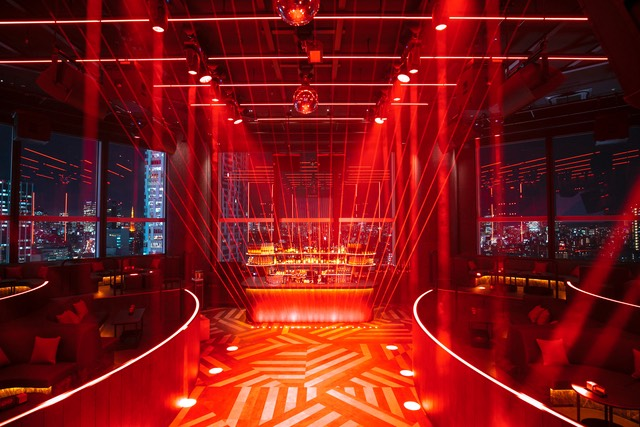
#> input picture assets/charity/venue/celavi_red.jpg, 640 x 427 px, found by its file name
$ python upscale_celavi_red.py
#> lines starting #> are read from the running program, lines starting #| are printed output that depends on the picture
#> in main, input_image is the input picture: PIL image 640x427 RGB; mean R, G, B 121.5, 24.6, 23.6
#!/usr/bin/env python3
"""Deterministically upscale and gently restore celavi_red.jpg."""

from pathlib import Path

import numpy as np
from PIL import Image, ImageEnhance, ImageFilter


INPUT_PATH = Path("in/celavi_red.jpg")
OUTPUT_PATH = Path("out/celavi_red_hq.jpg")
OUTPUT_SIZE = (2560, 1708)


def reduce_flat_dark_noise(image: Image.Image) -> Image.Image:
    """Blend a light blur only into locally flat areas, favoring shadows."""
    source = np.asarray(image, dtype=np.float32)
    luminance = np.asarray(image.convert("L"), dtype=np.float32)
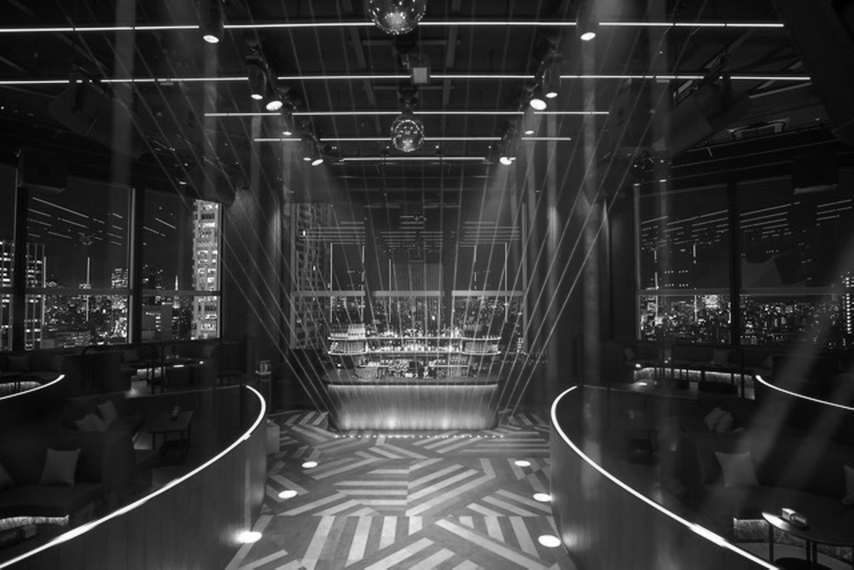
#> luminance: shape (1708, 2560) float32 (shown at 1/3 size); min 0, max 255, mean 53.6

    # A local min/max range is robust around strong red lighting: detailed and
    # edged areas have a wide range, while noisy flat areas remain relatively low.
    lum_image = Image.fromarray(luminance.astype(np.uint8))
    local_max = np.asarray(lum_image.filter(ImageFilter.MaxFilter(5)), dtype=np.float32)
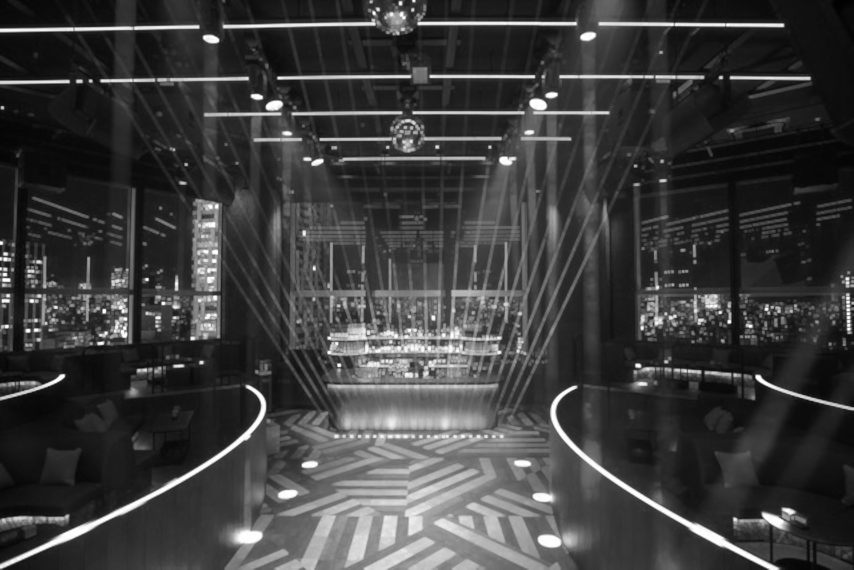
#> local_max: shape (1708, 2560) float32 (shown at 1/3 size); min 0, max 255, mean 61.8
    local_min = np.asarray(lum_image.filter(ImageFilter.MinFilter(5)), dtype=np.float32)
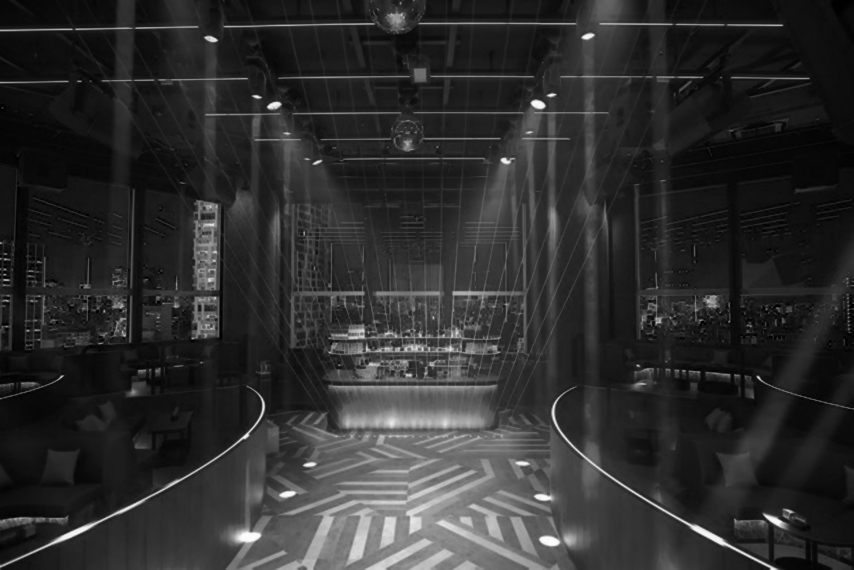
#> local_min: shape (1708, 2560) float32 (shown at 1/3 size); min 0, max 254, mean 46
    local_range = local_max - local_min
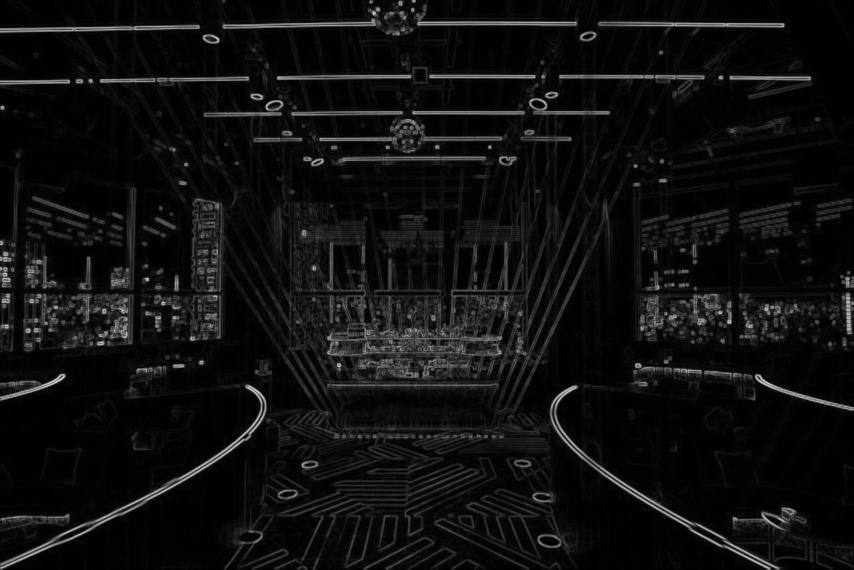
#> local_range: shape (1708, 2560) float32 (shown at 1/3 size); min 0, max 238, mean 15.8

    # Smooth transitions prevent visible denoising boundaries. At most 38% of a
    # 0.65 px Gaussian blur is used, so texture and architectural detail survive.
    flatness = np.clip((16.0 - local_range) / 12.0, 0.0, 1.0)
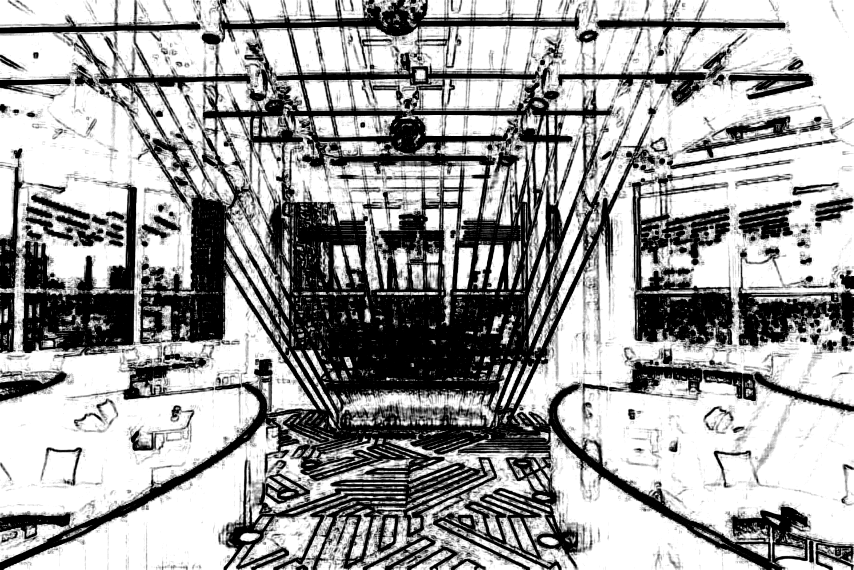
#> flatness: shape (1708, 2560) float32 (shown at 1/3 size); min 0, max 1, mean 0.628
    shadow_weight = 0.45 + 0.55 * np.clip((150.0 - luminance) / 120.0, 0.0, 1.0)
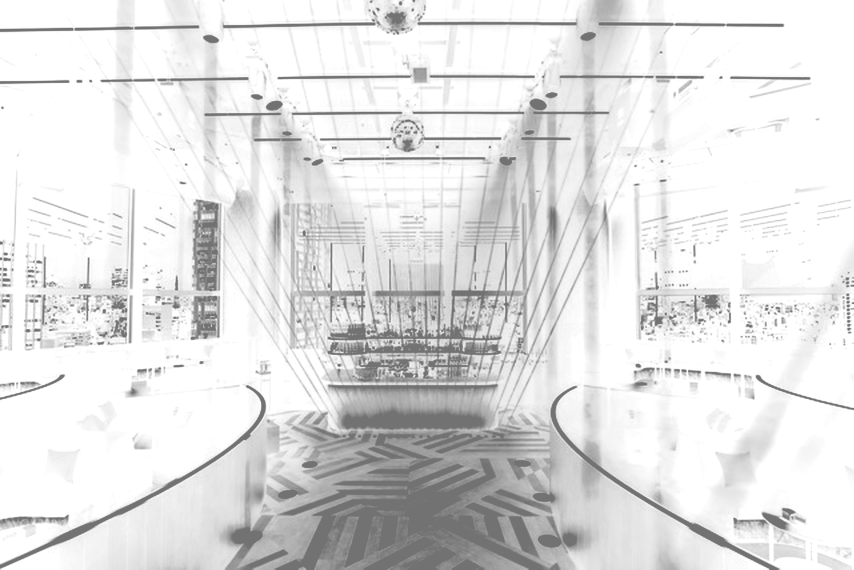
#> shadow_weight: shape (1708, 2560) float32 (shown at 1/3 size); min 0.45, max 1, mean 0.884
    blend = (0.38 * flatness * shadow_weight)[..., None]
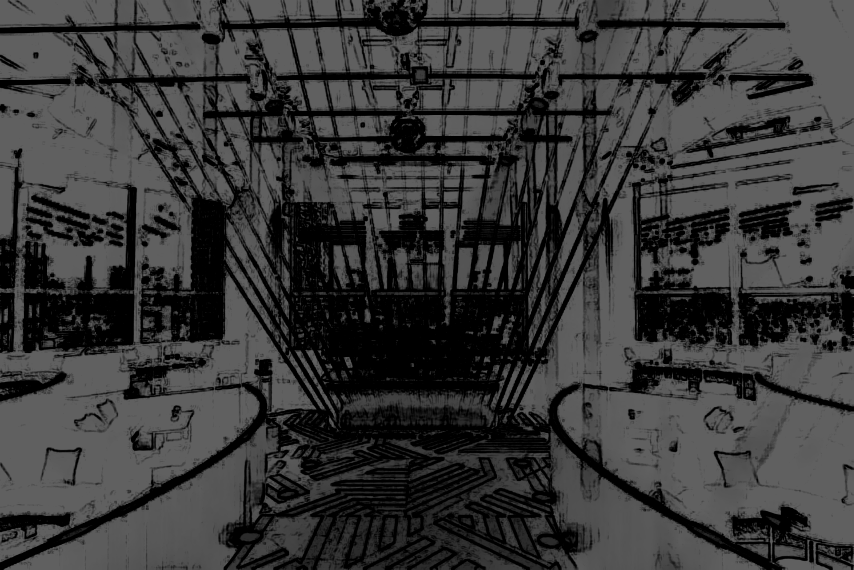
#> blend: shape (1708, 2560, 1) float32 (shown at 1/3 size); min 0, max 0.38, mean 0.224

    blurred = np.asarray(image.filter(ImageFilter.GaussianBlur(radius=0.65)), dtype=np.float32)
    restored = source * (1.0 - blend) + blurred * blend
    return Image.fromarray(np.clip(restored + 0.5, 0, 255).astype(np.uint8))


def main() -> None:
    with Image.open(INPUT_PATH) as input_image:
        image = input_image.convert("RGB")

    image = image.resize(OUTPUT_SIZE, Image.Resampling.LANCZOS)
    image = image.filter(ImageFilter.UnsharpMask(radius=1.2, percent=55, threshold=4))
    image = reduce_flat_dark_noise(image)
    image = ImageEnhance.Contrast(image).enhance(1.04)

    OUTPUT_PATH.parent.mkdir(parents=True, exist_ok=True)
    image.save(OUTPUT_PATH, "JPEG", quality=95, subsampling=0, optimize=True)


if __name__ == "__main__":
    main()

$ run again, with assets/charity/venue/akamon.jpg copied over assets/charity/venue/celavi_red.jpg
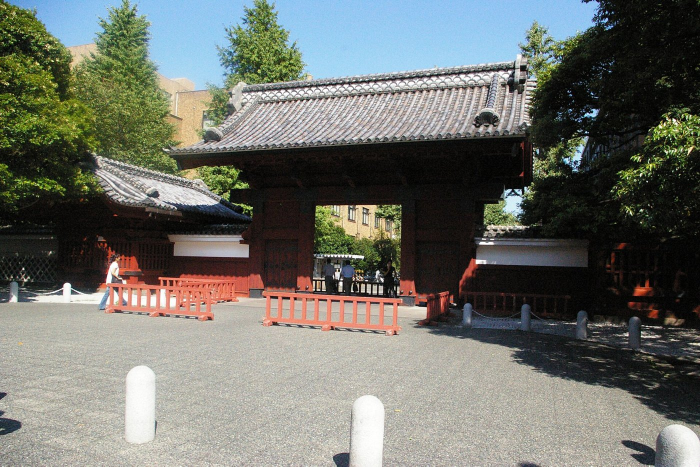
#> input picture assets/charity/venue/akamon.jpg, 1400 x 933 px, found by its file name (shown at 1/2 size)
#> in main, input_image is the input picture: PIL image 1400x933 RGB; mean R, G, B 111.4, 113.6, 106.5
#> in reduce_flat_dark_noise, `blend = (0.38 * flatness * shadow_weight)[..., None]`:
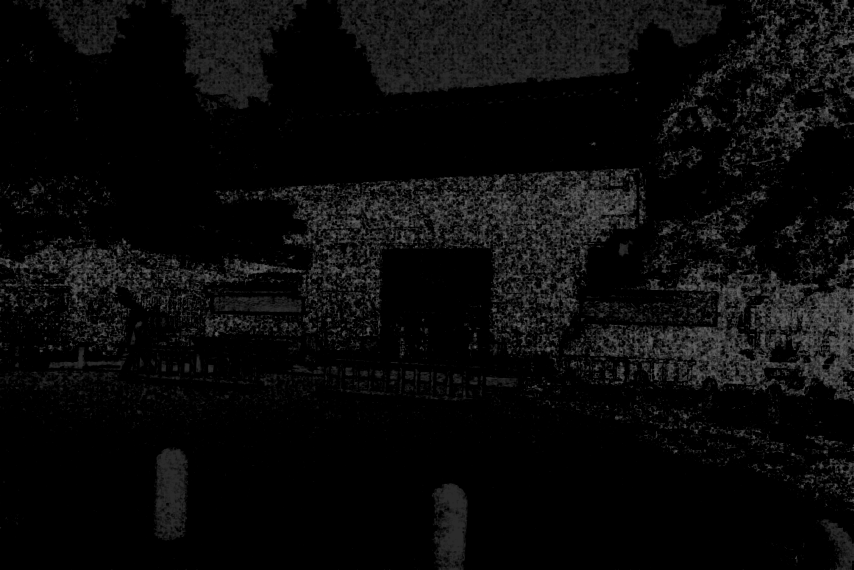
#> blend: shape (1708, 2560, 1) float32 (shown at 1/3 size); min 0, max 0.38, mean 0.0412
#> in reduce_flat_dark_noise, `restored = source * (1.0 - blend) + blurred * blend`:
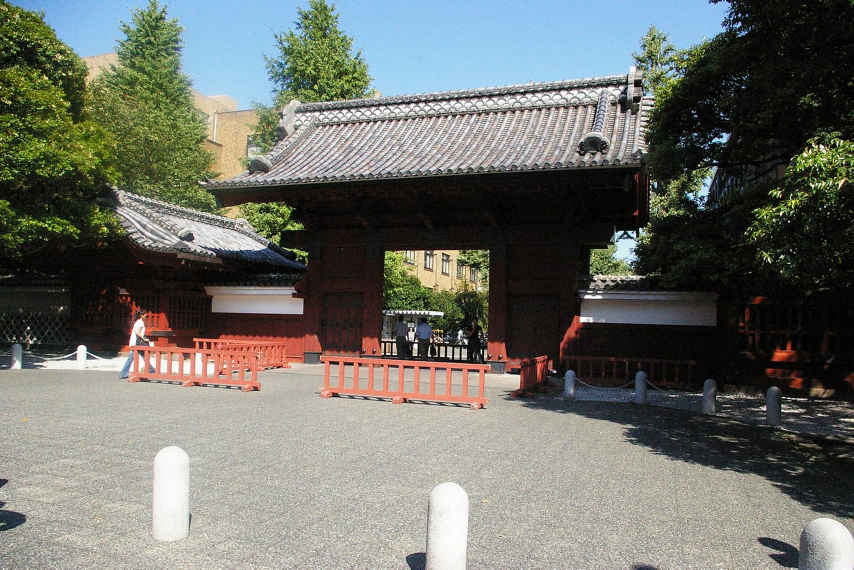
#> restored: shape (1708, 2560, 3) float32 (shown at 1/3 size); mean R, G, B 111.6, 113.8, 106.6; drawn with min black and max white

$ run again, with assets/charity/venue/celavi_blue.jpg copied over assets/charity/venue/celavi_red.jpg
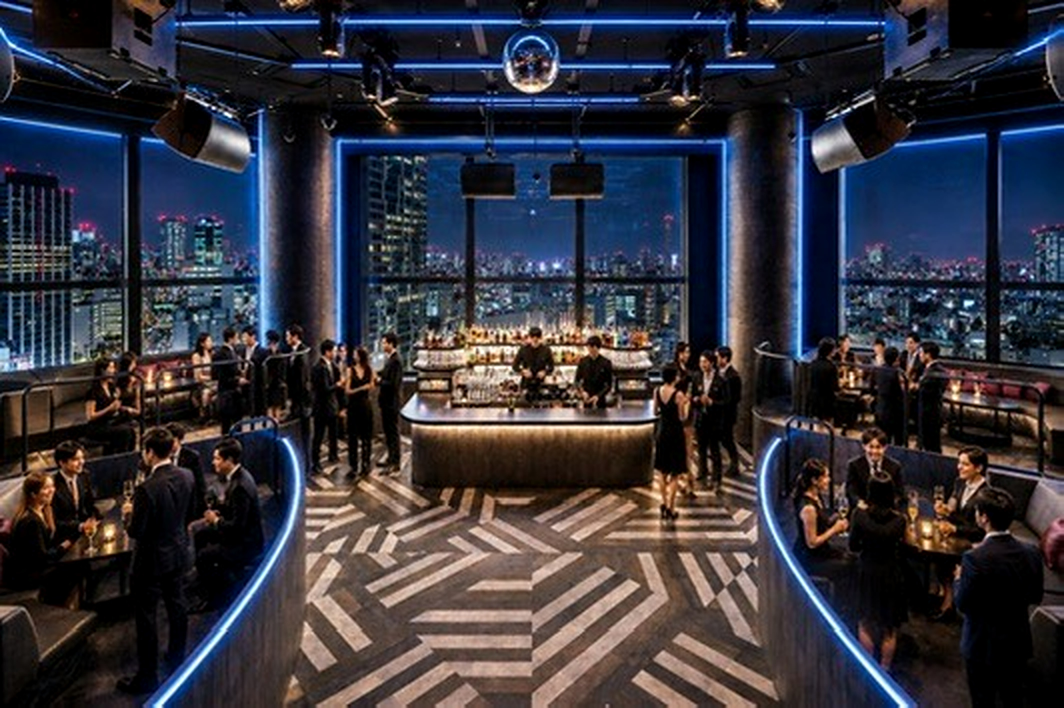
#> input picture assets/charity/venue/celavi_blue.jpg, 2128 x 1416 px, found by its file name (shown at 1/2 size)
#> in main, input_image is the input picture: PIL image 2128x1416 RGB; mean R, G, B 53.7, 52.6, 61.7
#> in reduce_flat_dark_noise, `shadow_weight = 0.45 + 0.55 * np.clip((150.0 - luminance) / 120.0, 0.0..`:
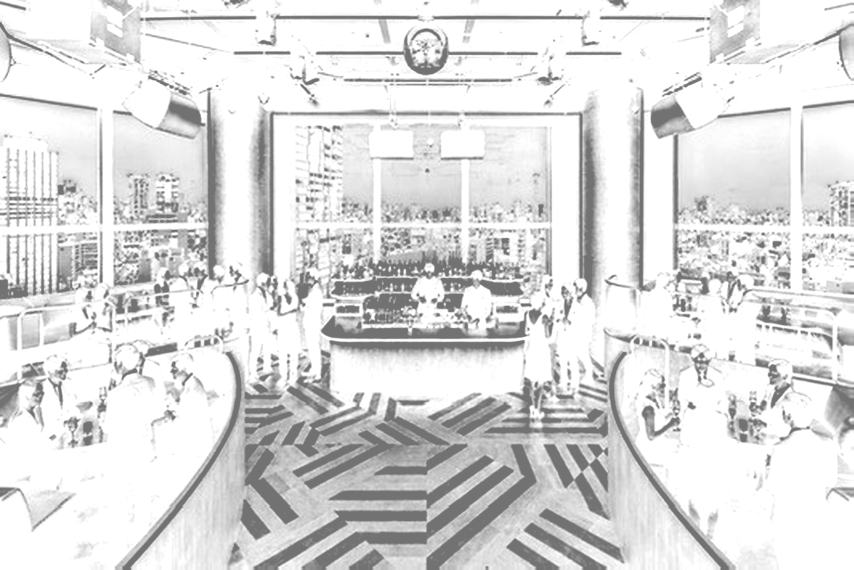
#> shadow_weight: shape (1708, 2560) float32 (shown at 1/3 size); min 0.45, max 1, mean 0.865
#> in reduce_flat_dark_noise, `blend = (0.38 * flatness * shadow_weight)[..., None]`:
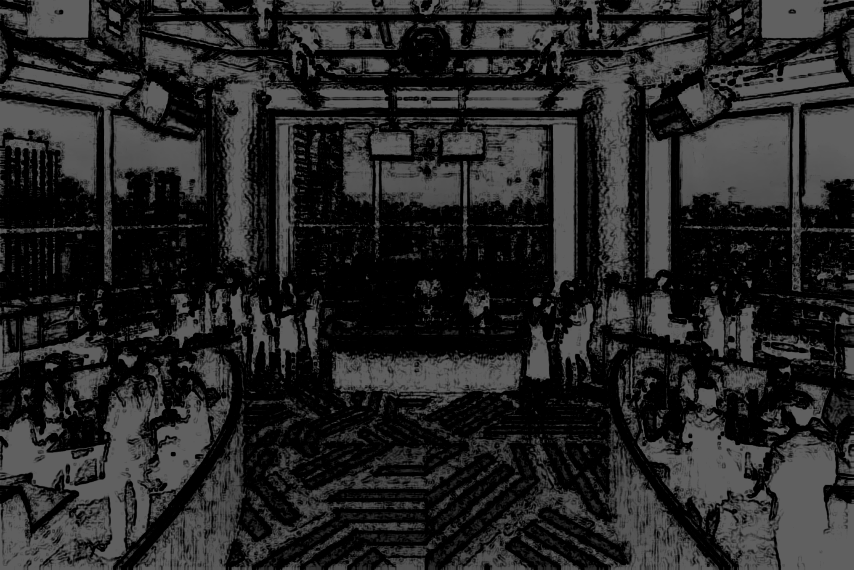
#> blend: shape (1708, 2560, 1) float32 (shown at 1/3 size); min 0, max 0.38, mean 0.148

$ run again, with assets/charity/venue/club.jpg copied over assets/charity/venue/celavi_red.jpg
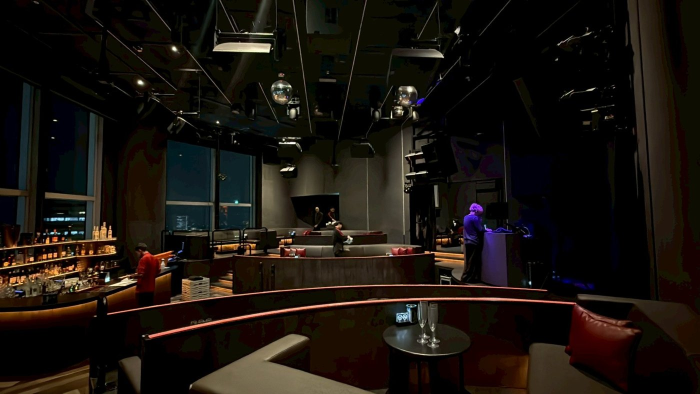
#> input picture assets/charity/venue/club.jpg, 1400 x 788 px, found by its file name (shown at 1/2 size)
#> in main, input_image is the input picture: PIL image 1400x788 RGB; mean R, G, B 25.8, 19.7, 14.3
#> in reduce_flat_dark_noise, `blend = (0.38 * flatness * shadow_weight)[..., None]`:
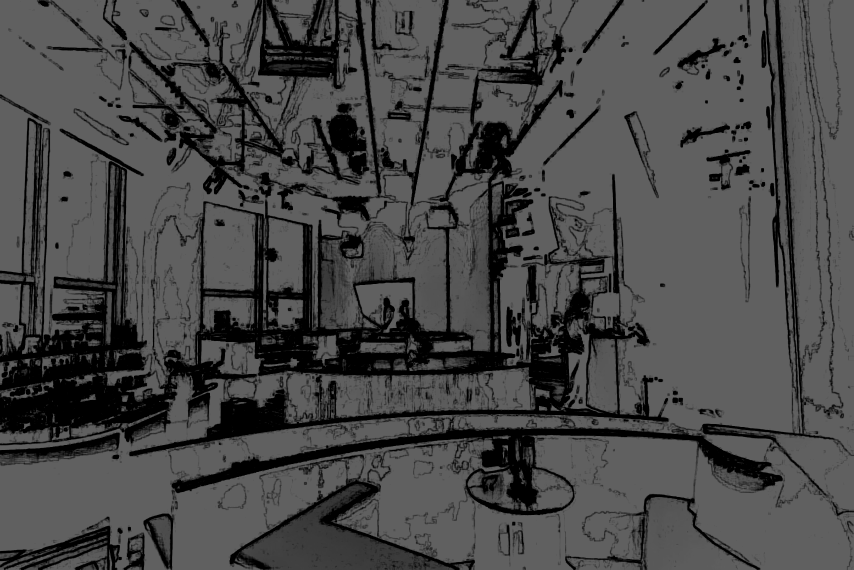
#> blend: shape (1708, 2560, 1) float32 (shown at 1/3 size); min 0, max 0.38, mean 0.285
